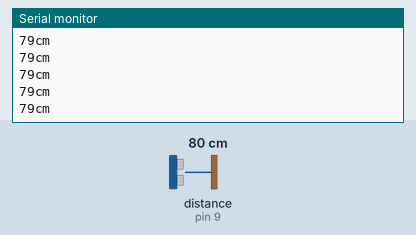
This sketch was run on a simulated Arduino Uno, built with avr-gcc and run on an emulated ATmega328P. Shown: the last lines printed to the serial monitor. Wiring (inferred from the names in the program): ultrasonic range finder: trigger A2; echo pin 9. The inputs (shaded band) are chosen by the test bench; at power-on: distance to the obstacle (sensor on pin 9) 80 cm. The echo pulse lasts 58.3 µs per cm.

Above: at 1.2 s.
1.3 s: distance to the obstacle (sensor on pin 9) set to 2 cm
At 1.38 s:
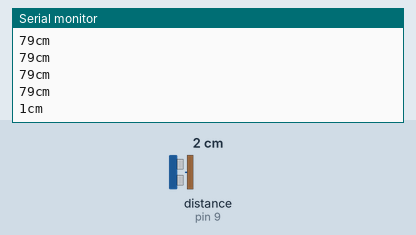
2.8 s: distance to the obstacle (sensor on pin 9) set to 120 cm
At 2.89 s:
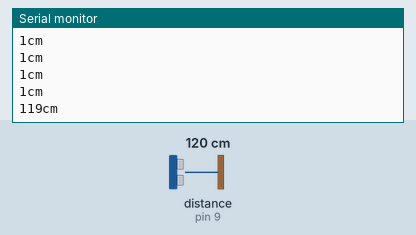
Timing chart, 0 to 5.8 s (numbered marks = the images above; inputs shaded):
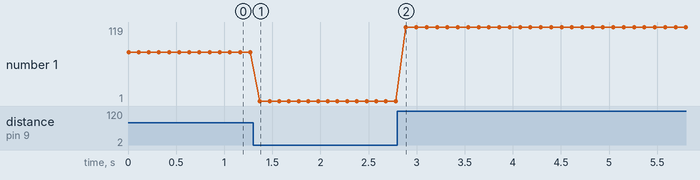

The sketch:

ultrasonic_sensor_hc_sr04.ino
```cpp
#define transmitter A2
#define receiver 9
long durasi, jarak;
void setup() {
  // put your setup code here, to run once:
  pinMode(A2, OUTPUT);
  pinMode(9, INPUT);
  Serial.begin(9600);
}

void loop() {
  // put your main code here, to run repeatedly:
  // this program bellow will be trigger ultrasonic audio
  digitalWrite(transmitter, LOW);
  delayMicroseconds(8);
  digitalWrite(transmitter, HIGH);
  delayMicroseconds(8);
  digitalWrite(transmitter, LOW);
  delayMicroseconds(8);


  durasi = pulseIn(receiver, HIGH); //recieve ultrasonic audio
  jarak = (durasi / 2) / 29.1;      // durasi to (cm)
  Serial.print(jarak);
  Serial.println("cm");
  delay(100);
}
```

Measured:
- after the input at 1.3 s, the serial monitor: prints a new line after 0.07 s (image 1)
- after the input at 2.8 s, the serial monitor: prints a new line after 0.09 s (image 2)
- plotted number 1: 79 → 1 after the input at 1.3 s, 1 → 119 after the input at 2.8 s
